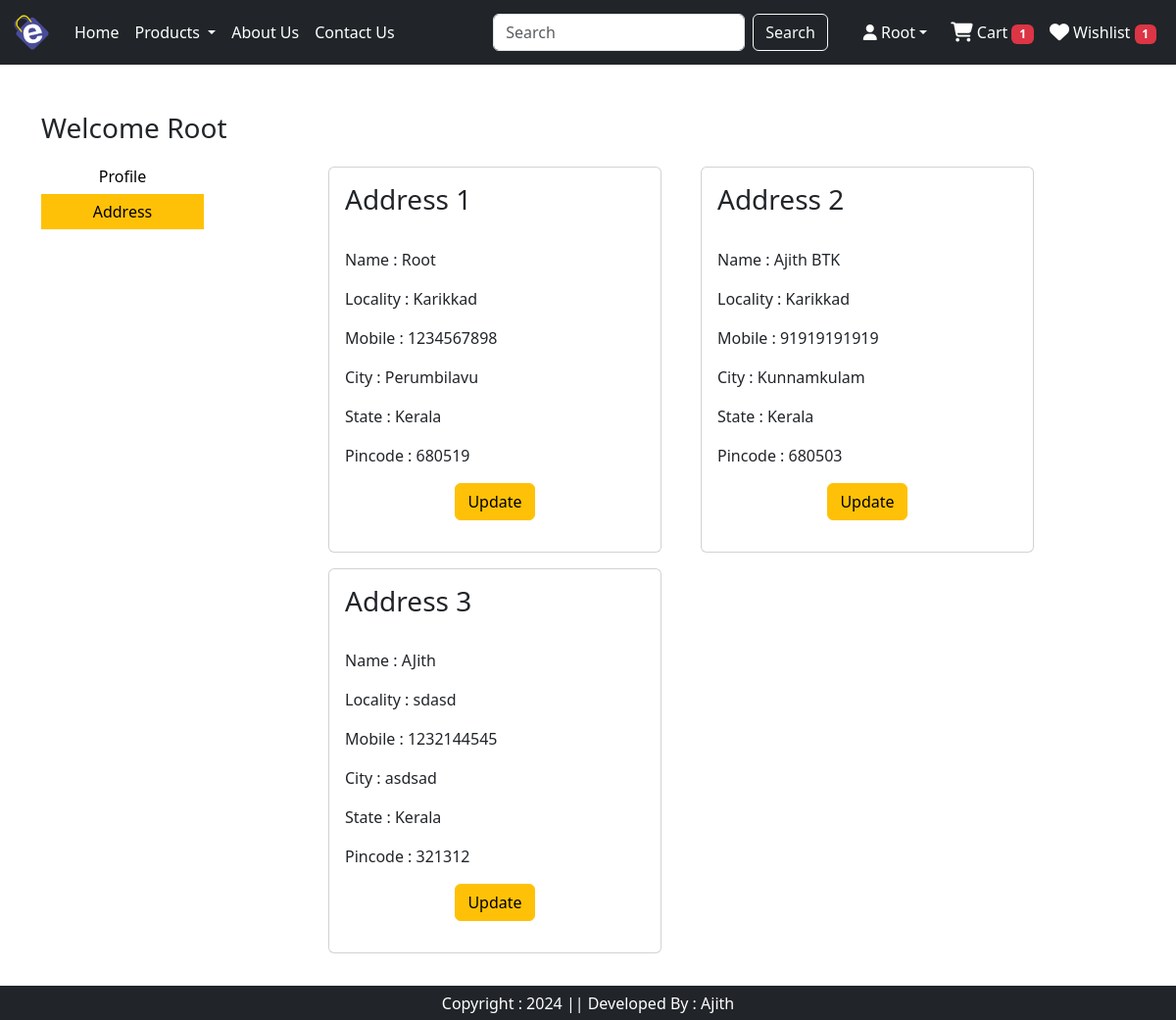
The page /address/ (signed in) on the database its author committed.
### ec/models.py (models this page shows, shortened)
class Customer(models.Model):
    user = models.ForeignKey(User, on_delete=models.CASCADE)
    name = models.CharField(max_length=200)
    locality = models.CharField(max_length=200)
    city = models.CharField(max_length=200)
    mobile = models.IntegerField()
    zipcode = models.IntegerField()
    state = models.CharField(choices=STATE_CHOICES, max_length=100)

### ec/views.py (the view)
# urls.py: path('address/', views.address, name='address'),
@login_required
def address(request):
    totalitem = 0
    wishitem = 0
    if request.user.is_authenticated:
        totalitem = len(Cart.objects.filter(user=request.user))
        wishitem = len(Wishlist.objects.filter(user=request.user))
    add = Customer.objects.filter(user=request.user)
    return render(request, 'app/address.html', locals())

### ec/templates/app/address.html (shortened to what this page needs)
{% extends 'app/base.html' %}
{% load static %}
{% block main-content %}
    <div class="container my-5">
        <div class="row">
            <h3>Welcome <span class="text-capitalize">{{request.user}}</span></h3>
            <br><br>
            <div class="col-sm-2">
                <ul class="list-unstyled">
                    <li class="d-grid"><a href="{% url 'profile' %}" class="btn btn-outline-warning text-black" style="border-radius: 0; border-width: 0">Profile</a> </li>
                    <li class="d-grid"><a href="{% url 'address' %}" class="btn btn-warning" style="border-radius: 0; border-width: 0;">Address</a> </li>
                </ul>
            </div>
            <div class="col-sm-8 offset-sm-1">
                <div class="row">
                    {% for ad in add %}
                        <div class="col-sm-6">
                            <div class="card m-2">
                                <div class="card-body">
                                    <h3>Address {{forloop.counter}}</h3><br>
                                    <p>Name : {{ad.name}}</p>
                                    <p>Locality : {{ad.locality}}</p>
                                    <p>Mobile : {{ad.mobile}}</p>
                                    <p>City : {{ad.city}}</p>
                                    <p>State : {{ad.state}}</p>
                                    <p>Pincode : {{ad.zipcode}}</p>
                                    <p class="text-center"><a href="{% url 'updateAddress' pk=ad.id %}" type="button" class="btn btn-warning">Update</a></p>
                                </div>
                            </div>
                        </div>
                    {% endfor %}
                </div>
            </div>
        </div>
    </div>
{% endblock main-content %}

### ec/templates/app/base.html (shortened to what this page needs)
<!DOCTYPE html>
{% load static %}
<html lang="en" xmlns="http://www.w3.org/1999/html">
<head>
    <link href="https://cdn.jsdelivr.net/npm/bootstrap@5.3.3/dist/css/bootstrap.min.css" rel="stylesheet">
    <link rel="stylesheet" href="{% static 'app/css/owl.carousel.min.css' %}" />
    <link rel="stylesheet" href="{% static 'app/css/style.css' %}" />
    <link rel="stylesheet" href="{% static 'all.min.css' %}" />
    <link rel="stylesheet" href="https://cdnjs.cloudflare.com/ajax/libs/font-awesome/6.5.2/css/all.min.css">
</head>
<body>
<nav class="navbar navbar-expand-lg navbar-dark bg-dark">
  <div class="container-fluid">
    <a class="navbar-brand" href="#">
        <img src="{% static 'app/images/logo.png' %}" width="40" height="40">
    </a>
    <div class="collapse navbar-collapse" id="navbarTogglerDemo03">
      <ul class="navbar-nav me-auto mb-2 mb-lg-0">
        {% if request.user.is_authenticated %}
        <li class="nav-item">
          <a class="nav-link active" aria-current="page" href="/">Home</a>
        </li>
        <li class="nav-item dropdown">
          <a class="nav-link dropdown-toggle text-white" href="#" role="button" data-bs-toggle="dropdown" aria-expanded="false">
            Products
          </a>
        </li>
        <li class="nav-item">
          <a class="nav-link text-white" href="{% url 'about' %}">About Us</a>
        </li>
        <li class="nav-item">
          <a class="nav-link text-white" href="{% url 'contact' %}">Contact Us</a>
        </li>
      </ul>
      <form class="d-flex" role="search" action="/search">
        <input class="form-control me-2" type="search" placeholder="Search" name="search" aria-label="Search">
        <button class="btn btn-dark btn-outline-light" type="submit">Search</button>
      </form>
    </div>
      <ul class="navbar-nav me-auto mb-2 mb-lg-0" style="margin-left: 20px;">
          <li class="nav-item dropdown mx-2">
              <a class="nav-link dropdown-toggle text-white text-capitalize" href="#" id="profileDropdown" role="button" data-bs-toggle="dropdown" aria-expanded="false"><i class="fa-solid fa-user"></i> {{request.user}}</a>
          </li>
          <li class="nav-item">
              <a href="{% url 'showcart' %}" class="nav-link text-white"><i class="fa-solid fa-cart-shopping fa-lg"></i> Cart <span class="badge bg-danger">{% if totalitem > 0 %} {{totalitem}} {% endif %}</span> </a>
          </li>
          <li class="nav-item">
              <a href="{% url 'wishlist' %}" class="nav-link text-white"><i class="fa-solid fa-heart fa-lg"></i> Wishlist <span class="badge bg-danger">{% if wishitem > 0 %} {{wishitem}} {% endif %}</span> </a>
          </li>
          {% endif %}
      </ul>
  </div>
</nav>
    {% block main-content %} {% endblock main-content %}
  <footer class="container-fluid fixed-bottom bg-dark text-white text-center p-2 mt-2">
      Copyright : 2024 || Developed By : Ajith
  </footer>

### ec/static/app/css/style.css (style rules this page uses)
body { margin-bottom: 60px; }
footer { height: 35px; line-height: 20px; }

### rows shown on the page
Customer: name "Root", locality "Karikkad", mobile "1234567898", city "Perumbilavu", state "Kerala", zipcode "680519"
Customer: name "Ajith BTK", locality "Karikkad", mobile "91919191919", city "Kunnamkulam", state "Kerala", zipcode "680503"
Customer: name "AJith", locality "sdasd", mobile "1232144545", city "asdsad", state "Kerala", zipcode "321312"

### other values the page prints
{{ request.user }} "Root"
{{ totalitem }} "1"
{{ wishitem }} "1"
